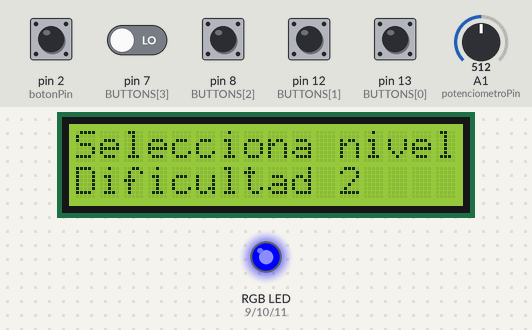
The sketch below on a simulated Arduino Uno, built with avr-gcc and run on an emulated ATmega328P. Shown: 16×2 character LCD, an RGB LED mixed from three pins (HIGH = lit). The test bench sets the inputs (shaded band); at power-on: pin 2 (botonPin) HIGH, pin 7 (BUTTONS[3]), pin 8 (BUTTONS[2]), pin 12 (BUTTONS[1]), pin 13 (BUTTONS[0]) LOW, A1 (potenciometroPin) = 512. Random numbers use the default seed unless the sketch sets one.

Above: at 1.3 s.
1.4 s: pin 2 (botonPin) pulled LOW for 0.15 s
At 2.2 s:
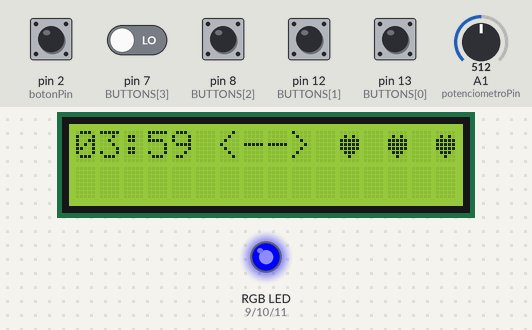
3.9 s: pin 8 (BUTTONS[2]) pulled HIGH for 1 s
At 4.8 s:
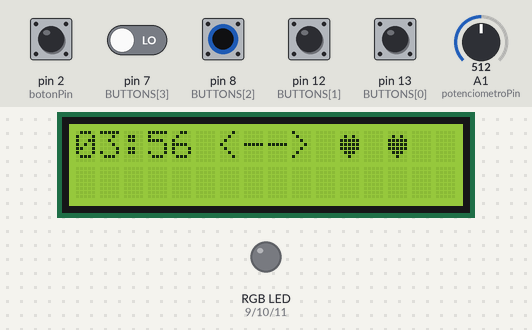
7.9 s: pin 12 (BUTTONS[1]) pulled HIGH for 1 s
At 10.3 s:
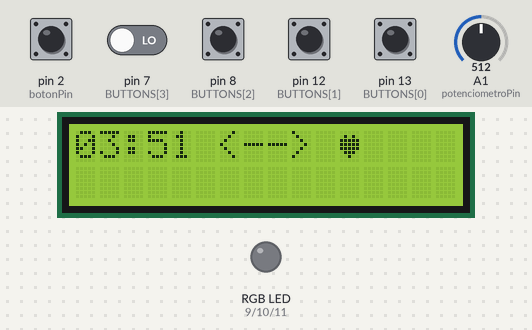
10.9 s: pin 7 (BUTTONS[3]) driven HIGH and pin 8 (BUTTONS[2]) driven HIGH
At 13.71 s:
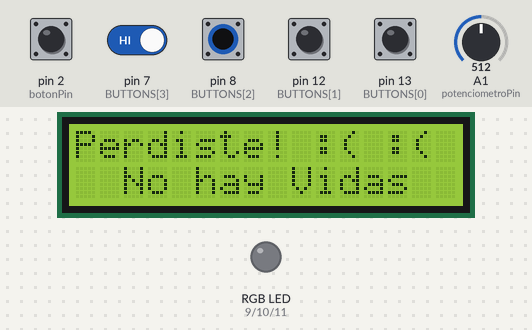
13.9 s: pin 2 (botonPin) pulled LOW for 1 s
At 15.0 s:
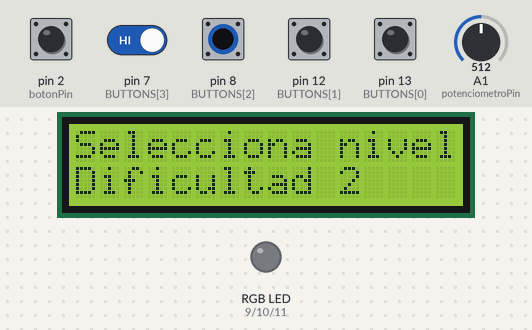
16.4 s: A1 (potenciometroPin) set to 331
At 17.1 s:
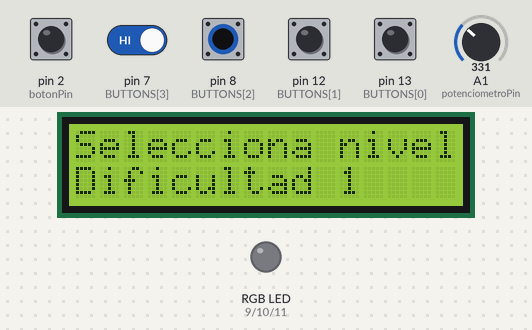
Timing chart, 0 to 18.9 s (numbered marks = the images above; inputs shaded):
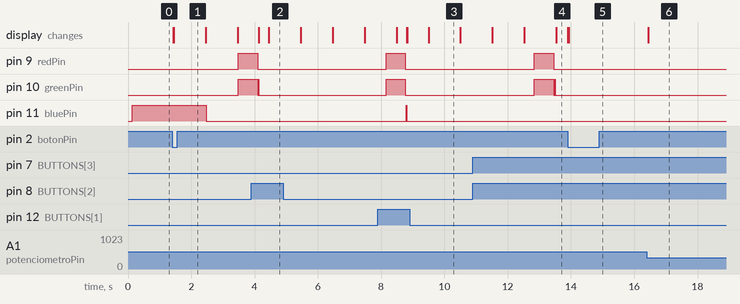

Measured:
- after the input at 1.4 s, pin 9 (redPin), pin 10 (greenPin): LOW → HIGH after 2.1 s; pin 11 (bluePin): HIGH → LOW after 1.1 s; the display: first changes at once (image 1 shows a later state)
- after the input at 7.9 s, pin 11 (bluePin): LOW → HIGH after 0.89 s, → LOW 0.01 s later
- after the input at 13.9 s, the display: first changes at once (image 5 shows a later state)
- after the input at 16.4 s, the display: changes at once (image 6)
- what the display in image 3 shows lasts 1.0 s, from 9.5 s to 10.5 s

The sketch:

ProyectoArduino.ino
```cpp
#include <Wire.h>
#include <LiquidCrystal_I2C.h>

// aliasLCD
LiquidCrystal_I2C digitalLCD(0x27, 16, 2);

//------------rgb 1 boton-------------
#define redPin 9
#define greenPin 10
#define bluePin 11
// #define button 13
const long colorDuration = 1000;

int contadorJuegos = 0;

unsigned long previousMillis = 0;
unsigned long auxPreviousMillis = 0;
int colorIndex = 0;

// Colores RGB: Rojo, Azul, Verde, Amarillo
int colors[4][3] = {
  {255, 0, 0},     // Rojo
  {0, 0, 255},     // Azul
  {0, 255, 0},     // Verde
  {255, 255, 0}    // Amarillo
};
int currentColor[3] = {0, 0, 0};
int colorWinner[3] = {255, 0, 0}; //rojo

bool puzzle1LedRgbStatus = false;
//--------------rgb 1 boton----------------

//--------------simon dice-----------------
#define MAX_SECUENCIA 8
int longitudSecuencia = 5; // cantidad de pasos a memorizar
int secuencia[MAX_SECUENCIA];
int indiceMostrar = 0;
int indiceJugador = 0;
bool mostrandoSecuencia = false;
bool esperandoJugador = false;
bool ledEncendido = false;
bool esperandoApagarColor = false;
unsigned long ultimoCambio = 0;
unsigned long ultimoTiempoColorMostrado = 0;
int colorActualJugador = -1;

const unsigned long tiempoEncendido = 600; // para el led en secuencia
const unsigned long tiempoApagado = 700; // para el led en secuencia

// Pines de botones para Simón Dice (Rojo, Azul, Verde, Amarillo)
const int BUTTONS[4] = {13, 12, 8, 7};

int roundActual = 1;  // Cuántos pasos debe recordar el jugador (empieza en 1)


unsigned long tiempoError = 0;
bool esperandoPorError = false;
const unsigned long duracionError = 2000;

bool esperandoEntreRondas = false;
unsigned long tiempoEsperaEntreRondas = 0;

//--------------simon dice-----------------

#define botonPin 2
#define potenciometroPin A1

unsigned long tiempoTotal;
unsigned long restarTiempo = 0;
bool estadoBotonMenu = false;
bool juegoFinalizado = false;
int vidas = 3;
int dificultad = 1;
bool juegoIniciado = false;
bool aux = true;

byte corazon[8] = {
  0b00000,
  0b01010,
  0b11111,
  0b11111,
  0b11111,
  0b01110,
  0b00100,
  0b00000
};

/*--------------------------- cortar cables ----------------------------------*/

// Cables
#define CABLE_0 3
#define CABLE_1 4
#define CABLE_2 5
#define CABLE_3 6

// LED RGB
#define redPin 9
#define greenPin 10
#define bluePin 11

// Variables
long valorRandom;
bool cableCortado[4] = {false, false, false, false};
int pasoActual = 0;

// Casos posibles - orden esperado de los cables
int ordenCorrecto[4][4] = {
  {CABLE_0, CABLE_1, CABLE_2, CABLE_3}, // caso 0
  {CABLE_1, CABLE_3, CABLE_0, CABLE_2}, // caso 1
  {CABLE_3, CABLE_0, CABLE_2, CABLE_1}, // caso 2
  {CABLE_2, CABLE_0, CABLE_1, CABLE_3}  // caso 3
};

/*--------------------------- cortar cables ----------------------------------*/

void setup() {
  digitalLCD.init();
  digitalLCD.init();
  digitalLCD.backlight();
  digitalLCD.createChar(0, corazon);

  pinMode(botonPin, INPUT_PULLUP);
  pinMode(potenciometroPin, INPUT);
  //--------------------------rgb 1 boton---------------------------------
  pinMode(redPin, OUTPUT);
  pinMode(greenPin, OUTPUT);
  pinMode(bluePin, OUTPUT);
  analogWrite(redPin, colors[colorIndex][0]);
  analogWrite(greenPin, colors[colorIndex][1]);
  analogWrite(bluePin, colors[colorIndex][2]);
  //--------------------------rgb 1 boton---------------------------------
  //----------------------------simon dice----------------------------------

  for (int i = 0; i < 4; i++) {
    pinMode(BUTTONS[i], INPUT);  // o INPUT_PULLUP si tus botones van a GND
  }

  //----------------------------simon dice----------------------------------

  /*--------------------------- cortar cables ----------------------------------*/

  // Configuracion de pines
  pinMode(CABLE_0, INPUT_PULLUP);
  pinMode(CABLE_1, INPUT_PULLUP);
  pinMode(CABLE_2, INPUT_PULLUP);
  pinMode(CABLE_3, INPUT_PULLUP);

  // LED RGB como salida
  pinMode(redPin, OUTPUT);
  pinMode(greenPin, OUTPUT);
  pinMode(bluePin, OUTPUT);

  // https://docs.arduino.cc/language-reference/en/functions/random-numbers/random/
  randomSeed(analogRead(0)); // Si el pin analógico 0 está desconectado, el ruido hace que randomSeed() genere números random
  valorRandom = random(4); // Valor random entre 0 y 3

  // Luz azul indica que esta a la espera del usuario
  digitalWrite(redPin, LOW);
  digitalWrite(greenPin, LOW);
  digitalWrite(bluePin, HIGH);

  /*--------------------------- cortar cables ----------------------------------*/
}

void loop() {

  //=============== Iniciamos el Juego ===============
  if (!juegoIniciado) {
    seleccionarDificultad();
    return;
  }

  //=============== Restar Tiempo ===============
  unsigned long actualMillis = millis();

  if (!juegoFinalizado) {
    mostrarEstado();

    if (actualMillis - restarTiempo >= 1000 && tiempoTotal > 0) {
      tiempoTotal -= 1000;
      restarTiempo = actualMillis;
      mostrarEstado();
    }

    switch (contadorJuegos)
    {
      case 0:
        /*
          //---------------------------rgb 1 boton----------------------------------
          unsigned long auxCurrentMillis = actualMillis;
          if(aux){
            auxPreviousMillis = auxCurrentMillis;
            aux = false;
          }
          if (auxCurrentMillis - auxPreviousMillis >= colorDuration) {

          if(digitalRead(botonPin) != HIGH){
          unsigned long currentMillis = actualMillis;
          puzzle1LedRgbStatus = true;

          if (currentMillis - previousMillis >= colorDuration) {

            previousMillis = currentMillis;

            colorIndex = colorIndex + 1;
            if(colorIndex == 4){
              colorIndex = 0;
            }

            analogWrite(redPin, colors[colorIndex][0]);
            analogWrite(greenPin, colors[colorIndex][1]);
            analogWrite(bluePin, colors[colorIndex][2]);
            currentColor[0] = colors[colorIndex][0];
            currentColor[1] = colors[colorIndex][1];
            currentColor[2] = colors[colorIndex][2];

          }
            if(currentColor[0] == colorWinner[0]&&currentColor[1] == colorWinner[1]&&currentColor[2] == colorWinner[2]){
              // Serial.println("Ganaste");

            }else{
              // Serial.println("Perdiste");

            }
          }else{
            if(puzzle1LedRgbStatus){

            if(currentColor[0] == colorWinner[0]&&currentColor[1] == colorWinner[1]&&currentColor[2] == colorWinner[2]){
              // Serial.println("Ganaste");
              puzzle1LedRgbStatus = false;

            }else{
              // Serial.println("Perdiste");
              analogWrite(redPin, 0);
              analogWrite(greenPin, 0);
              analogWrite(bluePin, 0);
              vidas--;
              puzzle1LedRgbStatus = false;


            }
            }
          }
          }
          //---------------------------rgb 1 boton----------------------------------
        */
        contadorJuegos++;
        break;

      case 1:

        if (esperandoPorError) {
          if (millis() - tiempoError >= duracionError) {
            esperandoPorError = false;
            mostrandoSecuencia = true;
            esperandoJugador = false;
            indiceMostrar = 0;
            indiceJugador = 0;
            ultimoCambio = millis();
            ledEncendido = false;
          }
          return; // Evita que siga el flujo hasta que termine el tiempo
        }

        if (!mostrandoSecuencia && !esperandoJugador) {
          iniciarSimon();
        }

        if (mostrandoSecuencia) {
          mostrarSecuencia();
        } else if (esperandoJugador) {
          leerJugador();
        }
        //---------------------------simon dice----------------------------------
        break;

      case 2:
        /*--------------------------- cortar cables ----------------------------------*/
        cortarCables();
        break;
      /*--------------------------- cortar cables ----------------------------------*/
      default:
        break;
    }
  }

  //=============== Finalizamos el Juego ===============
  if (tiempoTotal == 0 && !juegoFinalizado) {
    digitalLCD.clear();
    digitalLCD.setCursor(0, 0);
    digitalLCD.print("Perdiste! :( :(");
    digitalLCD.setCursor(0, 1);
    digitalLCD.print(" No hay Tiempo");
    juegoFinalizado = true;
  }

  if (vidas == 0 && !juegoFinalizado) {
    digitalLCD.clear();
    digitalLCD.setCursor(0, 0);
    digitalLCD.print("Perdiste! :( :(");
    digitalLCD.setCursor(0, 1);
    digitalLCD.print("  No hay Vidas");
    juegoFinalizado = true;
  }

  //=============== Reiniciamos el Juego ===============
  if (juegoFinalizado && digitalRead(botonPin) == LOW && !estadoBotonMenu) {
    estadoBotonMenu = true;

    //Si pueden, limpien las variables aca jeje
    juegoFinalizado = false;
    juegoIniciado = false;
    vidas = 3;
    tiempoTotal = 0;
    digitalLCD.clear();
  }

  if (digitalRead(botonPin) == HIGH) {
    estadoBotonMenu = false;
  }

}

void seleccionarDificultad() {
  int lectura = analogRead(potenciometroPin);
  int nuevaDificultad;

  // Valor del Potenciometro: 0 al 1023, se divide por 3
  // Dificultad 1 de 0 a 341 / Dificultad 2 de 341 a 682 / Dificultad 3 de 682 a 1023
  if (lectura < 341) {
    nuevaDificultad = 1;
    longitudSecuencia = 4; // cantidad de pasos a memorizar
  } else if (lectura < 682) {
    nuevaDificultad = 2;
    longitudSecuencia = 6; // cantidad de pasos a memorizar
  } else {
    nuevaDificultad = 3;
    longitudSecuencia = 8; // cantidad de pasos a memorizar
  }

  if (nuevaDificultad != dificultad) {
    dificultad = nuevaDificultad;
    digitalLCD.clear();
  }

  digitalLCD.setCursor(0, 0);
  digitalLCD.print("Selecciona nivel");
  digitalLCD.setCursor(0, 1);
  digitalLCD.print("Dificultad ");
  digitalLCD.print(dificultad);

  /* Manera de ver el valor del Potenciometro
    Serial.print("Valor Potenciometro: ");
    Serial.println(lectura);
  */

  if (digitalRead(botonPin) == LOW && !estadoBotonMenu) {
    estadoBotonMenu = true;
    juegoIniciado = true;

    switch (dificultad) {
      case 1:
        tiempoTotal = 5UL * 60UL * 1000UL; // 5 minutos
        break;
      case 2:
        tiempoTotal = 4UL * 60UL * 1000UL; // 4 minutos
        break;
      case 3:
        tiempoTotal = 3UL * 60UL * 1000UL; // 3 minuto
        break;
    }

    digitalLCD.clear();
    mostrarEstado();
  }

  if (digitalRead(botonPin) == HIGH) {
    estadoBotonMenu = false;
  }
}
/*
  void mostrarTiempo() {
  unsigned long segundosTotales = tiempoTotal / 1000;
  int minutos = segundosTotales / 60;
  int segundos = segundosTotales % 60;

  digitalLCD.setCursor(0, 0);
  digitalLCD.print("  Tiempo ");
  if (minutos < 10) digitalLCD.print("0");
  digitalLCD.print(minutos);
  digitalLCD.print(":");
  if (segundos < 10) digitalLCD.print("0");
  digitalLCD.print(segundos);
  }

  void mostrarVidas(int vidas) {
  digitalLCD.setCursor(0, 1);
  digitalLCD.print(" Vidas ");
  for (int i = 0; i < vidas; i++) {
    digitalLCD.print("<3 ");
  }
  for (int i = vidas; i < 3; i++) {
    digitalLCD.print("   ");
  }
  }
*/

void mostrarEstado() {
  digitalLCD.setCursor(0, 0);

  unsigned long segundosTotales = tiempoTotal / 1000;
  int minutos = segundosTotales / 60;
  int segundos = segundosTotales % 60;

  if (minutos < 10) digitalLCD.print('0');
  digitalLCD.print(minutos);
  digitalLCD.print(':');
  if (segundos < 10) digitalLCD.print('0');
  digitalLCD.print(segundos);

  int columna = 5;
  digitalLCD.setCursor(columna, 0);
  digitalLCD.print(" <--> ");
  for (int i = 0; i < vidas; i++) { //Con este For agregamos corazones
    digitalLCD.write((uint8_t)0);
    digitalLCD.print(' ');
  }
  for (int i = vidas; i < 3; i++) {
    digitalLCD.print(' ');
  }
}


/*--------------------------- cortar cables ----------------------------------*/

void cortarCables() { // TODO: Agregar dificultades
  // Se elige un modo al azar y se toma en cuenta los pasos a seguir
  int pinEsperado = ordenCorrecto[valorRandom][pasoActual];

  // Muestro el valor random en el LCD
  digitalLCD.setCursor(0, 1);
  digitalLCD.print("El codigo es: ");
  digitalLCD.setCursor(14, 1);
  digitalLCD.print(valorRandom);

  // Cable correcto
  if (digitalRead(pinEsperado) == HIGH) {
    cableCortado[pasoActual] = true;
    pasoActual++; // Actualizo el contador

    // Luz verde indica corte correcto
    digitalWrite(redPin, LOW);
    digitalWrite(greenPin, HIGH);
    digitalWrite(bluePin, LOW);

    delay(500); // TODO: Cambiar por millis

    // Luz azul indica que esta a la espera del usuario
    digitalWrite(redPin, LOW);
    digitalWrite(greenPin, LOW);
    digitalWrite(bluePin, HIGH);

    // Checkea si el usuario gano
    if (pasoActual == 4) {
      digitalLCD.clear();
      digitalLCD.setCursor(0, 0);
      digitalLCD.print("Desactivada!");

      // Luz verde
      digitalWrite(redPin, LOW);
      digitalWrite(greenPin, HIGH);
      digitalWrite(bluePin, LOW);
      while (true) {
        /* nada */
      }
    }
  }

  // Reviso si se corto un cable fuera de orden
  for (int i = 0; i < 4; i++) {
    int pin = ordenCorrecto[valorRandom][i];
    if (i != pasoActual && !cableCortado[i] && digitalRead(pin) == HIGH) {
      digitalLCD.clear();
      digitalLCD.setCursor(0, 0);
      digitalLCD.print("nt"); // Mensaje cuando explota

      // Luz roja
      digitalWrite(redPin, HIGH);
      digitalWrite(greenPin, LOW);
      digitalWrite(bluePin, LOW);
      while (true) {
        /* nada */
      }
    }
  }
}

//==========================================================
void iniciarSimon() {
  secuencia[0] = random(0, 4); // Solo un color al principio
  roundActual = 1;
  indiceMostrar = 0;
  indiceJugador = 0;
  mostrandoSecuencia = true;
  esperandoJugador = false;
  ultimoCambio = millis();
  ledEncendido = false;
  esperandoApagarColor = false;
}

void mostrarSecuencia() {
  static bool esperandoPrimerSegundo = true;
  static bool esperandoSegundoSegundo = false;
  static bool mostrando = false;
  static unsigned long tiempoEspera = 0;
  unsigned long ahora = millis();

  if (esperandoPrimerSegundo) {
    tiempoEspera = ahora;
    esperandoPrimerSegundo = false;
    esperandoSegundoSegundo = true;
    return;
  }

  if (esperandoSegundoSegundo && ahora - tiempoEspera >= 1000) {
    apagarColor();
    tiempoEspera = ahora;
    esperandoSegundoSegundo = false;
    mostrando = true;
    return;
  }

  if (mostrando && ahora - tiempoEspera >= 1000) {
    if (!ledEncendido && ahora - ultimoCambio >= tiempoApagado) {
      int color = secuencia[indiceMostrar];
      setColor(color);
      ledEncendido = true;
      ultimoCambio = ahora;
    }

    if (ledEncendido && ahora - ultimoCambio >= tiempoEncendido) {
      apagarColor();
      ledEncendido = false;
      ultimoCambio = ahora;
      indiceMostrar++;
    }

    if (indiceMostrar >= roundActual) {
      mostrandoSecuencia = false;
      esperandoJugador = true;
      indiceJugador = 0;
      indiceMostrar = 0;

      // Reset para la próxima vez
      esperandoPrimerSegundo = true;
      esperandoSegundoSegundo = false;
      mostrando = false;
    }
  }
}


void leerJugador() {
  unsigned long ahora = millis();

  static unsigned long ultimoBotonPresionado = 0;
  const unsigned long tiempoAntirrebote = 1000;

  if (esperandoApagarColor) {
    if (ahora - ultimoTiempoColorMostrado >= 200) {
      apagarColor();
      esperandoApagarColor = false;
      colorActualJugador = -1;
    }
    return;
  }

  for (int i = 0; i < 4; i++) {
    if (digitalRead(BUTTONS[i]) == HIGH && (ahora - ultimoBotonPresionado > tiempoAntirrebote)) {
      ultimoBotonPresionado = ahora;

      colorActualJugador = i;
      setColor(i);
      esperandoApagarColor = true;
      ultimoTiempoColorMostrado = ahora;

      if (i == secuencia[indiceJugador]) {
        indiceJugador++;
        if (indiceJugador >= roundActual) {
          // Acertó la ronda, agregamos un nuevo color
          if (roundActual < longitudSecuencia) {
            secuencia[roundActual] = random(0, 4);
            roundActual++;
            mostrandoSecuencia = true;
            esperandoJugador = false;
            indiceMostrar = 0;
            ultimoCambio = millis();
            ledEncendido = false;
          } else {
            // Ganó el juego
            digitalLCD.clear();
            digitalLCD.setCursor(0, 0);
            digitalLCD.print("Completado!");
            contadorJuegos++; // pasa al siguiente juego
          }
        }
      } else {
        // Falló
        vidas--;
        digitalLCD.clear();
        digitalLCD.setCursor(0, 0);
        digitalLCD.print("Incorrecto!");

        esperandoPorError = true;
        tiempoError = millis();
        apagarColor();  // Apagamos el LED
      }

      break; // evitar múltiples detecciones simultáneas
    }
  }
}


void setColor(int index) {
  analogWrite(redPin, colors[index][0]);
  analogWrite(greenPin, colors[index][1]);
  analogWrite(bluePin, colors[index][2]);
}

void apagarColor() {
  analogWrite(redPin, 0);
  analogWrite(greenPin, 0);
  analogWrite(bluePin, 0);
}
```
